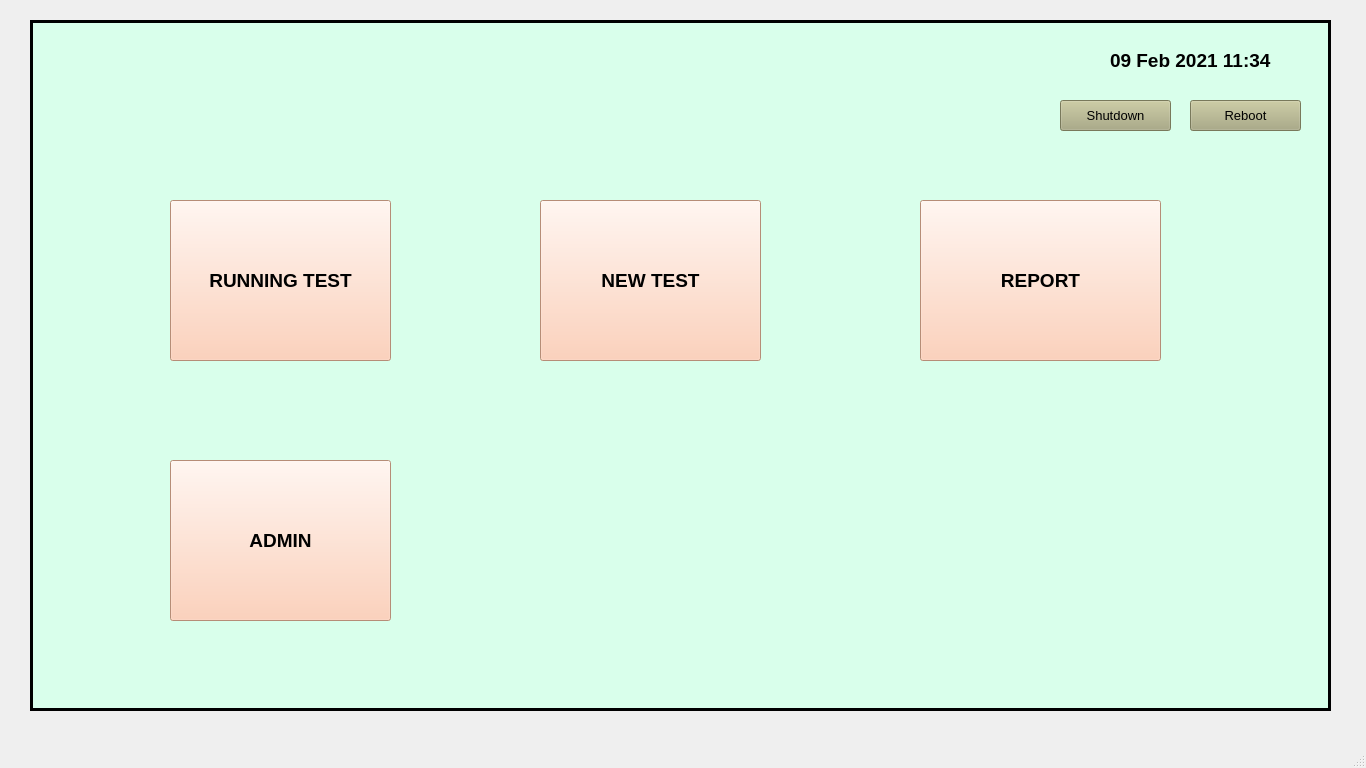
<?xml version="1.0" encoding="UTF-8"?>
<ui version="4.0">
 <class>MainWindow</class>
 <widget class="QMainWindow" name="MainWindow">
  <property name="geometry">
   <rect>
    <x>0</x>
    <y>0</y>
    <width>1366</width>
    <height>768</height>
   </rect>
  </property>
  <property name="windowTitle">
   <string>MainWindow</string>
  </property>
  <widget class="QWidget" name="centralwidget">
   <widget class="QFrame" name="frame">
    <property name="geometry">
     <rect>
      <x>30</x>
      <y>20</y>
      <width>1301</width>
      <height>691</height>
     </rect>
    </property>
    <property name="styleSheet">
     <string notr="true">background-color: rgb(217, 255, 235);</string>
    </property>
    <property name="frameShape">
     <enum>QFrame::Box</enum>
    </property>
    <property name="frameShadow">
     <enum>QFrame::Plain</enum>
    </property>
    <property name="lineWidth">
     <number>3</number>
    </property>
    <widget class="QPushButton" name="pushButton">
     <property name="geometry">
      <rect>
       <x>510</x>
       <y>180</y>
       <width>221</width>
       <height>161</height>
      </rect>
     </property>
     <property name="font">
      <font>
       <family>Arial</family>
       <pointsize>14</pointsize>
       <weight>75</weight>
       <bold>true</bold>
      </font>
     </property>
     <property name="styleSheet">
      <string notr="true">background-color: rgb(255, 197, 167);</string>
     </property>
     <property name="text">
      <string>NEW TEST</string>
     </property>
    </widget>
    <widget class="QPushButton" name="pushButton_3">
     <property name="geometry">
      <rect>
       <x>140</x>
       <y>180</y>
       <width>221</width>
       <height>161</height>
      </rect>
     </property>
     <property name="font">
      <font>
       <family>Arial</family>
       <pointsize>14</pointsize>
       <weight>75</weight>
       <bold>true</bold>
      </font>
     </property>
     <property name="styleSheet">
      <string notr="true">background-color: rgb(255, 197, 167);</string>
     </property>
     <property name="text">
      <string>RUNNING TEST</string>
     </property>
    </widget>
    <widget class="QLabel" name="label">
     <property name="geometry">
      <rect>
       <x>1080</x>
       <y>20</y>
       <width>211</width>
       <height>41</height>
      </rect>
     </property>
     <property name="font">
      <font>
       <family>Arial</family>
       <pointsize>14</pointsize>
       <weight>75</weight>
       <bold>true</bold>
      </font>
     </property>
     <property name="text">
      <string>09 Feb 2021 11:34</string>
     </property>
    </widget>
    <widget class="QPushButton" name="pushButton_5">
     <property name="geometry">
      <rect>
       <x>890</x>
       <y>180</y>
       <width>241</width>
       <height>161</height>
      </rect>
     </property>
     <property name="font">
      <font>
       <family>Arial</family>
       <pointsize>14</pointsize>
       <weight>75</weight>
       <bold>true</bold>
      </font>
     </property>
     <property name="styleSheet">
      <string notr="true">background-color: rgb(255, 197, 167);</string>
     </property>
     <property name="text">
      <string>REPORT</string>
     </property>
    </widget>
    <widget class="QPushButton" name="pushButton_8">
     <property name="geometry">
      <rect>
       <x>140</x>
       <y>440</y>
       <width>221</width>
       <height>161</height>
      </rect>
     </property>
     <property name="font">
      <font>
       <family>Arial</family>
       <pointsize>14</pointsize>
       <weight>75</weight>
       <bold>true</bold>
      </font>
     </property>
     <property name="styleSheet">
      <string notr="true">background-color: rgb(255, 197, 167);</string>
     </property>
     <property name="text">
      <string>ADMIN</string>
     </property>
    </widget>
    <widget class="QPushButton" name="pushButton_2">
     <property name="geometry">
      <rect>
       <x>130</x>
       <y>60</y>
       <width>211</width>
       <height>51</height>
      </rect>
     </property>
     <property name="text">
      <string/>
     </property>
     <property name="icon">
      <iconset>
       <normaloff>../images/logo.jpg</normaloff>../images/logo.jpg</iconset>
     </property>
     <property name="iconSize">
      <size>
       <width>200</width>
       <height>200</height>
      </size>
     </property>
     <property name="flat">
      <bool>true</bool>
     </property>
    </widget>
    <widget class="QPushButton" name="pushButton_6">
     <property name="geometry">
      <rect>
       <x>1030</x>
       <y>80</y>
       <width>111</width>
       <height>31</height>
      </rect>
     </property>
     <property name="font">
      <font>
       <family>Arial</family>
       <pointsize>10</pointsize>
       <weight>50</weight>
       <bold>false</bold>
      </font>
     </property>
     <property name="styleSheet">
      <string notr="true">background-color: rgb(170, 170, 127);</string>
     </property>
     <property name="text">
      <string>Shutdown</string>
     </property>
    </widget>
    <widget class="QPushButton" name="pushButton_7">
     <property name="geometry">
      <rect>
       <x>1160</x>
       <y>80</y>
       <width>111</width>
       <height>31</height>
      </rect>
     </property>
     <property name="font">
      <font>
       <family>Arial</family>
       <pointsize>10</pointsize>
       <weight>50</weight>
       <bold>false</bold>
      </font>
     </property>
     <property name="styleSheet">
      <string notr="true">background-color: rgb(170, 170, 127);</string>
     </property>
     <property name="text">
      <string>Reboot</string>
     </property>
    </widget>
   </widget>
  </widget>
  <widget class="QMenuBar" name="menubar">
   <property name="geometry">
    <rect>
     <x>0</x>
     <y>0</y>
     <width>1366</width>
     <height>21</height>
    </rect>
   </property>
  </widget>
  <widget class="QStatusBar" name="statusbar"/>
 </widget>
 <resources/>
 <connections/>
</ui>
